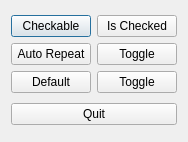
<?xml version="1.0" encoding="UTF-8"?>
<ui version="4.0">
 <class>Dialog</class>
 <widget class="QDialog" name="Dialog">
  <property name="geometry">
   <rect>
    <x>0</x>
    <y>0</y>
    <width>178</width>
    <height>142</height>
   </rect>
  </property>
  <property name="windowTitle">
   <string>Dialog</string>
  </property>
  <layout class="QVBoxLayout" name="verticalLayout">
   <item>
    <layout class="QGridLayout" name="gridLayout">
     <item row="0" column="0">
      <widget class="QPushButton" name="btnCheckable">
       <property name="text">
        <string>Checkable</string>
       </property>
       <property name="checkable">
        <bool>true</bool>
       </property>
       <property name="checked">
        <bool>false</bool>
       </property>
      </widget>
     </item>
     <item row="0" column="1">
      <widget class="QPushButton" name="btnIsChecked">
       <property name="text">
        <string>Is Checked</string>
       </property>
      </widget>
     </item>
     <item row="1" column="0">
      <widget class="QPushButton" name="btnAutoRepeat">
       <property name="text">
        <string>Auto Repeat</string>
       </property>
      </widget>
     </item>
     <item row="1" column="1">
      <widget class="QPushButton" name="bntToggleAutoRepeat">
       <property name="text">
        <string>Toggle</string>
       </property>
      </widget>
     </item>
     <item row="2" column="0">
      <widget class="QPushButton" name="btnDefault">
       <property name="text">
        <string>Default</string>
       </property>
      </widget>
     </item>
     <item row="2" column="1">
      <widget class="QPushButton" name="btnToggleDefault">
       <property name="text">
        <string>Toggle</string>
       </property>
      </widget>
     </item>
    </layout>
   </item>
   <item>
    <widget class="QPushButton" name="btnQuit">
     <property name="text">
      <string>Quit</string>
     </property>
    </widget>
   </item>
  </layout>
 </widget>
 <resources/>
 <connections/>
</ui>
